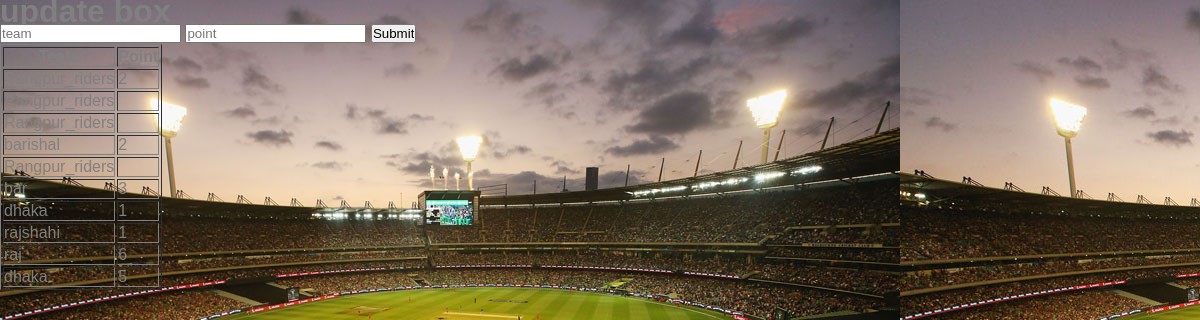
The page /match_1.php on the database its author committed.
### tables this page shows
CREATE TABLE IF NOT EXISTS `match_table` (
  `team` varchar(50) NOT NULL,
  `match_1` varchar(50) NOT NULL,
  `match_2` varchar(50) NOT NULL,
  `match_3` varchar(50) NOT NULL,
  `match_4` varchar(50) NOT NULL,
  `match_5` varchar(50) NOT NULL
);

### match_1.php (the view, shortened to what this page needs)
<html>
<head>
<link rel="stylesheet" href="css/style.css" />
</head>
<body>
<?php
    if (isset($_POST['team'])){
		 $team = $_POST['team'];
		 $point = $_POST['point'];
	$point = stripslashes($point);
		$point = mysql_real_escape_string($point);
        $team = mysql_real_escape_string($team);
		$query = "INSERT into match_table (team,match_1) VALUES ('$team','$point')";
	$result = mysql_query($query);
        if($result){
            echo "<div class='form'><h3>You've updated the points successfully.</h3><br/></div>";
	} }
    else{
?>
<div class="form">
<h1>update box</h1>
<form name="registration" action="" method="post">
<input type="text" name="team" placeholder="team" required />
<input type="text" name="point" placeholder="point" required />
<input type="submit" name="submit" value="Submit" />
</form>
</div>
<?php }
 ?>
<table border='1'>
<th>Team</th><th>Point</th>
	<?PHP
		$query = "select * from match_table";
		$result = mysql_query($query);
	while($row = mysql_fetch_assoc($result)) {
		echo "<tr>";
		echo "<td>" . $row['team'] . "</td>";
		echo "<td>" . $row['match_1'] . "</td>";
		echo "</tr>";
	}
	?>
</table>
</body>
</html>

### style.css (style rules this page uses)
* { margin:0;padding:0 }
body { font-family:arial;font-size:16px;line-height:22px;color: gray; background:url(images/bg.jpg) repeat fixed #ddd }

### rows shown on the page
match_table: team "Rangpur_riders", match_1 "2"
match_table: team "Rangpur_riders"
match_table: team "Rangpur_riders"
match_table: team "barishal", match_1 "2"
match_table: team "Rangpur_riders"
match_table: team "bar", match_1 "3"
match_table: team "dhaka", match_1 "1"
match_table: team "rajshahi", match_1 "1"
match_table: team "raj", match_1 "6"
match_table: team "dhaka", match_1 "5"
